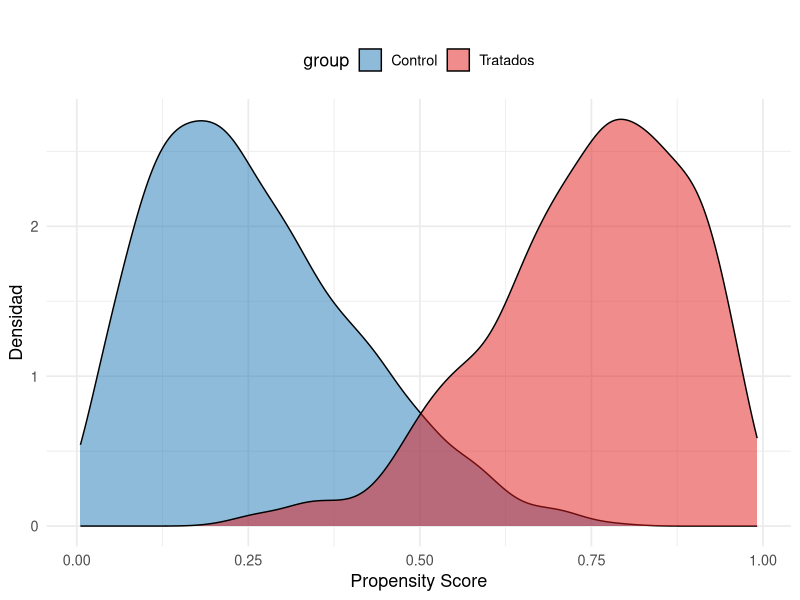
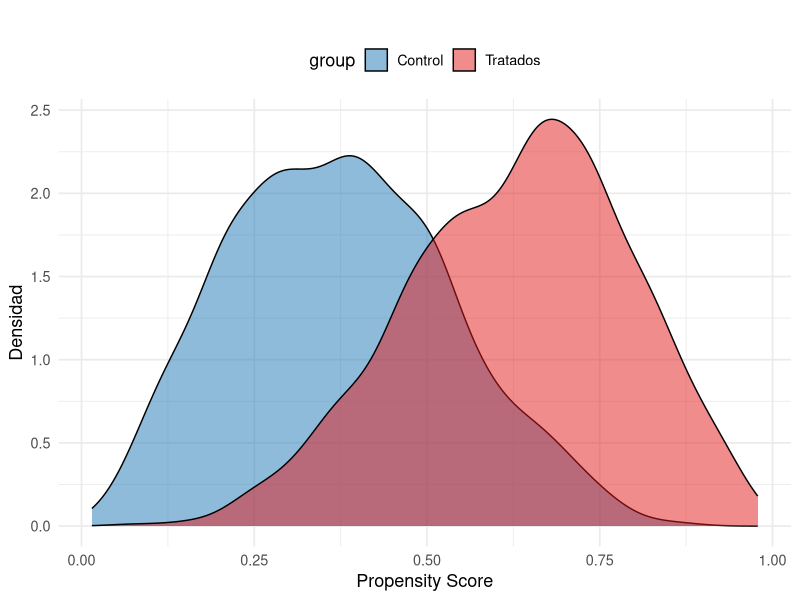
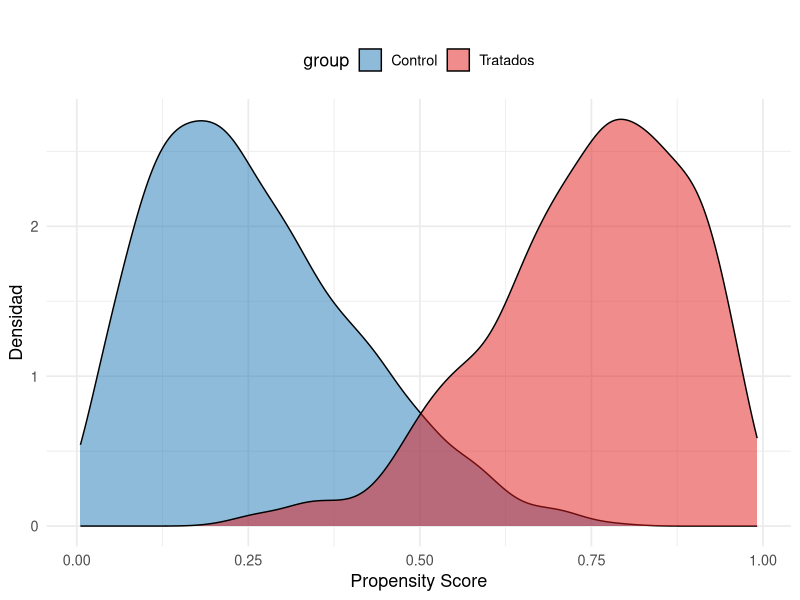
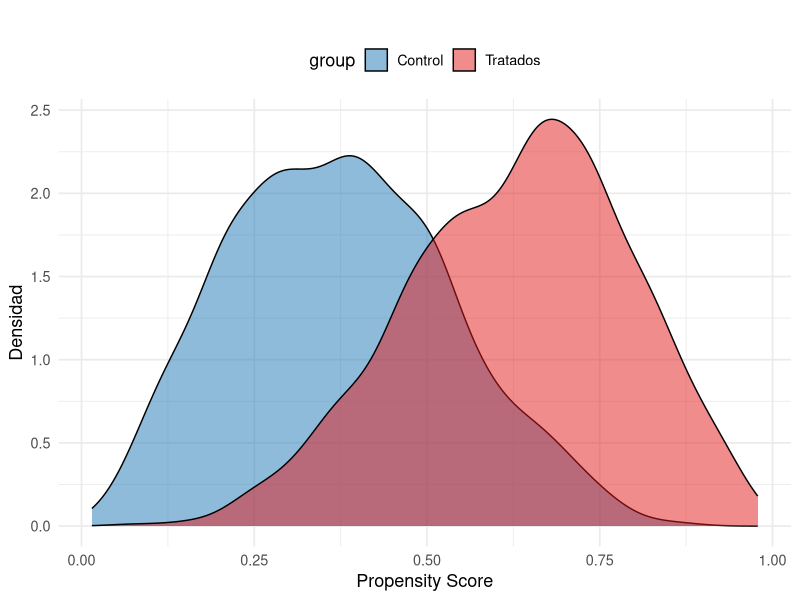

Here is the R script that generated these plots, in order:
# =====================================================
# Simulación de soporte común en PSM
# Autor: Eduard F. Martínez González
# Fecha: Octubre 2025
# =====================================================

# Librerías
library(ggplot2)
library(dplyr)

set.seed(123)

# ------------------------------
# 1. Simulación: soporte insuficiente
# ------------------------------
n <- 1000
treated_insuf <- data.frame(
  ps = rbeta(n, 6, 2),   # distribución desplazada a la derecha
  group = "Tratados"
)

control_insuf <- data.frame(
  ps = rbeta(n, 2, 6),   # distribución desplazada a la izquierda
  group = "Control"
)

df_insuf <- bind_rows(treated_insuf, control_insuf)

p_insuf <- ggplot(df_insuf, aes(x = ps, fill = group)) +
  geom_density(alpha = 0.5) +
  scale_fill_manual(values = c("#1F78B4", "#E31A1C")) +
  labs(title = "",
       x = "Propensity Score",
       y = "Densidad") +
  theme_minimal(base_size = 13) +
  theme(legend.position = "top")

ggsave("plot/support_common_insufficient.png", p_insuf, width = 6, height = 4, dpi = 300)


# ------------------------------
# 2. Simulación: soporte suficiente
# ------------------------------
treated_suf <- data.frame(
  ps = rbeta(n, 5, 3),
  group = "Tratados"
)

control_suf <- data.frame(
  ps = rbeta(n, 3, 5),
  group = "Control"
)

df_suf <- bind_rows(treated_suf, control_suf)

p_suf <- ggplot(df_suf, aes(x = ps, fill = group)) +
  geom_density(alpha = 0.5) +
  scale_fill_manual(values = c("#1F78B4", "#E31A1C")) +
  labs(title = "",
       x = "Propensity Score",
       y = "Densidad") +
  theme_minimal(base_size = 13) +
  theme(legend.position = "top")

ggsave("plot/support_common_sufficient.png", p_suf, width = 6, height = 4, dpi = 300)

# ------------------------------
# Mostrar los gráficos en pantalla
# ------------------------------
p_insuf
p_suf


